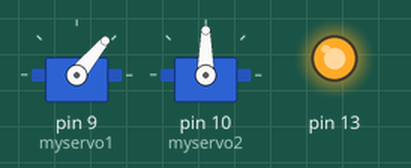
Simulated run of this sketch. Board: Arduino Uno, built with avr-gcc and run on an emulated ATmega328P. On the bench: 2 × servo, output pins drawn as LEDs (lit = HIGH).

Above: at 0.05 s.
At 2.05 s:
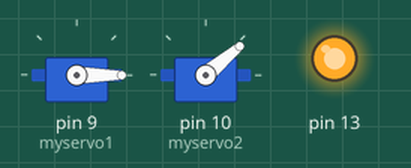
At 4.0 s:
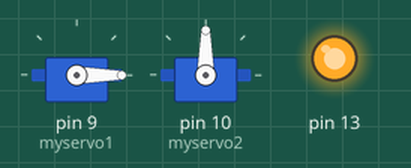
Timing chart, 0 to 5.2 s (numbered marks = the images above):
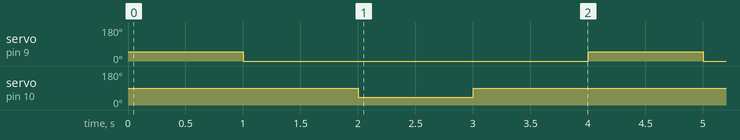

Measured:
- by itself, servo on pin 9 (myservo1): alternates 50° for 1.0 s and 0° for 3.0 s
- by itself, servo on pin 10 (myservo2): alternates 90° for 3.0 s and 40° for 1.0 s

The sketch:

cootie_catcher_AUTO.ino
```cpp
#include <Servo.h>

Servo myservo1;
Servo myservo2;

//const int numReadings = 10;
//
//int readings[numReadings];      // the readings from the analog input
//int index = 0;                  // the index of the current reading
//int total = 0;                  // the running total
//int average = 0;                // the average

const int sensorPin1 = A0;
const int sensorPin2 = A2;

int sensorValue1 = 0;         // the sensor value
int sensorMin1 = 1023;        // minimum sensor value
int sensorMax1 = 0;           // maximum sensor value
//
int sensorValue2 = 0;         // the sensor value
int sensorMin2 = 1023;        // minimum sensor value
int sensorMax2 = 0;           // maximum sensor value
int counter1 = 0;
int counter2 = 0;


void setup() {
  myservo1.attach(9);
  myservo2.attach(10);

  Serial.begin(9600);

  pinMode(13, OUTPUT);
  digitalWrite(13, HIGH);

  // calibrate during the first five seconds
//  while (millis() < 5000) {
//    sensorValue1 = analogRead(sensorPin1);
//
//    // record the maximum sensor value
//    if (sensorValue1 > sensorMax1) {
//      sensorMax1 = sensorValue1;
//    }
//
//    // record the minimum sensor value
//    if (sensorValue1 < sensorMin1) {
//      sensorMin1 = sensorValue1;
//    }
//    sensorValue2 = analogRead(sensorPin2);
//
//    // record the maximum sensor value
//    if (sensorValue2 > sensorMax2) {
//      sensorMax2 = sensorValue2;
//    }
//
//    // record the minimum sensor value
//    if (sensorValue2 < sensorMin2) {
//      sensorMin2 = sensorValue2;
//    }
//  }

  // signal the end of the calibration period
 // digitalWrite(13, LOW);
 myservo1.write(0);
 myservo2.write(90);
}

void loop() {
  myservo1.write(50);
  delay(1000);
  myservo1.write(0);
  delay(1000);
  myservo2.write(40);
  delay(1000);
  myservo2.write(90);
  delay(1000);


//  // read the sensor:
//  sensorValue1 = analogRead(sensorPin1);
//  // apply the calibration to the sensor reading
//  sensorValue1 = map(sensorValue1, sensorMin1, sensorMax1, 0, 100);
//  // in case the sensor value is outside the range seen during calibration
//  sensorValue1 = constrain(sensorValue1, 0, 100);
//
//
//   sensorValue2 = analogRead(sensorPin2);
//  // apply the calibration to the sensor reading
//  sensorValue2 = map(sensorValue2, sensorMin2, sensorMax2, 0, 100);
//  // in case the sensor value is outside the range seen during calibration
//  sensorValue2 = constrain(sensorValue2, 0, 100);


//  if(sensorValue1 > 10 && counter2==0)
//    {
//      myservo1.write(45);
//      counter1 = 1;
//    }
//
//  if(sensorValue1 <= 10)
//    {
//      myservo1.write(0);
//      counter1 = 0;
//    }
//
//
//   if(sensorValue2 > 50 && counter1 == 0)
//    {
//      myservo2.write(45);
//      counter2 = 1;
//    }
//
//  if(sensorValue2 <= 50)
//    {
//      myservo2.write(0);
//      counter2 = 0;
//    }

  //delay(100);
}
```
